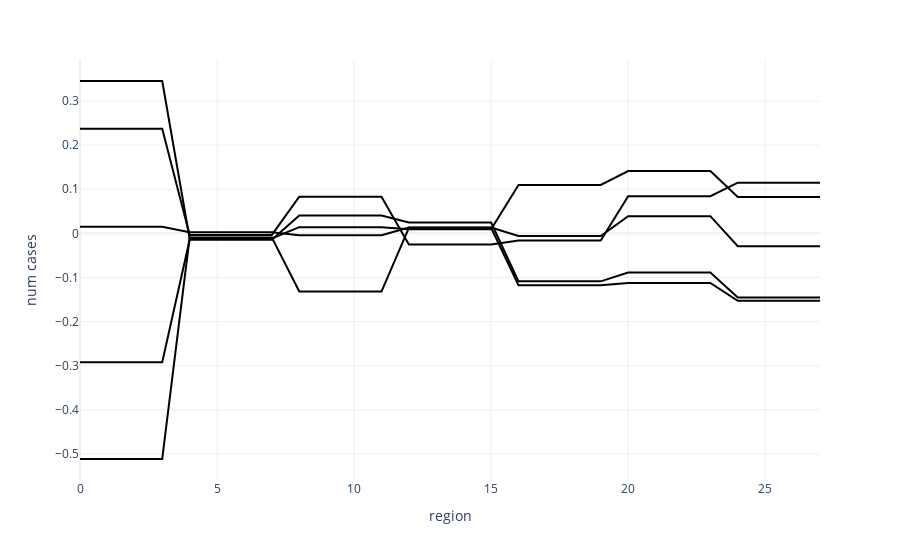

The cell this chart's notebook holds for it:
### Code cell
# Plotting
plot_process(agg_gp_draws)
